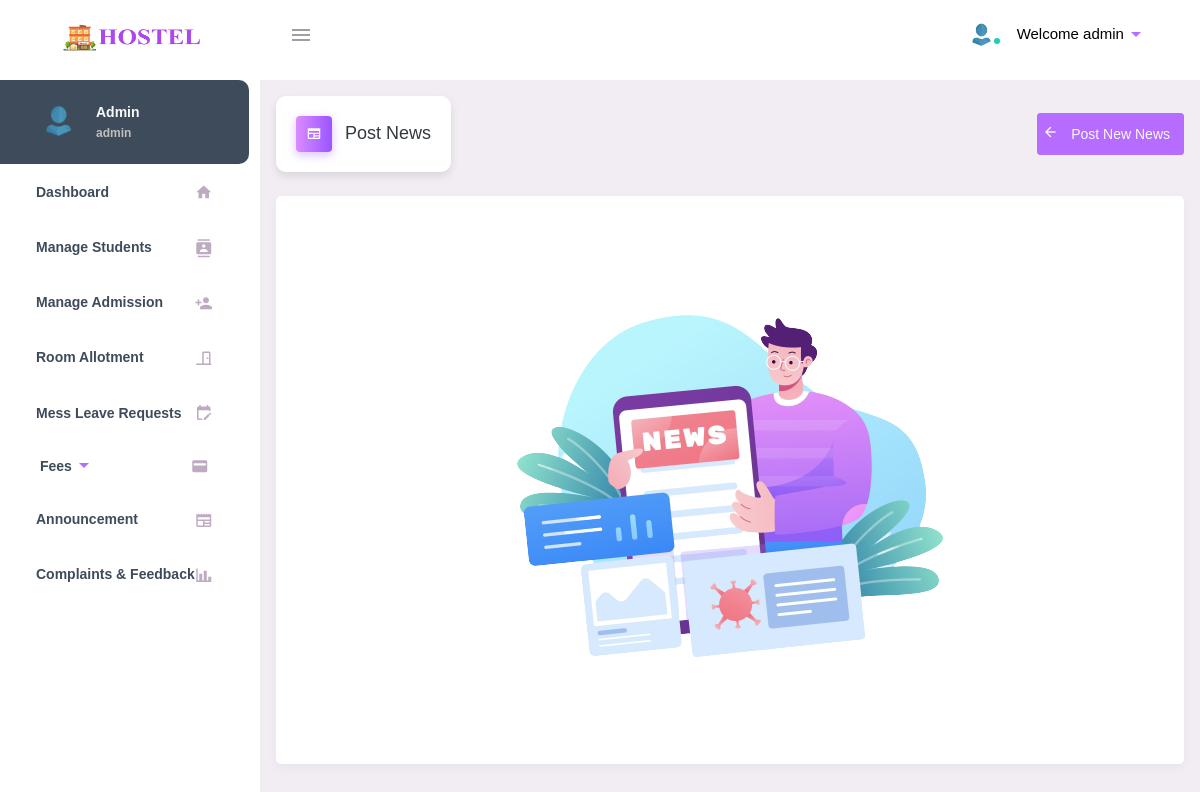
Before: /admin/news_displayed.php (signed in) with the older database file.
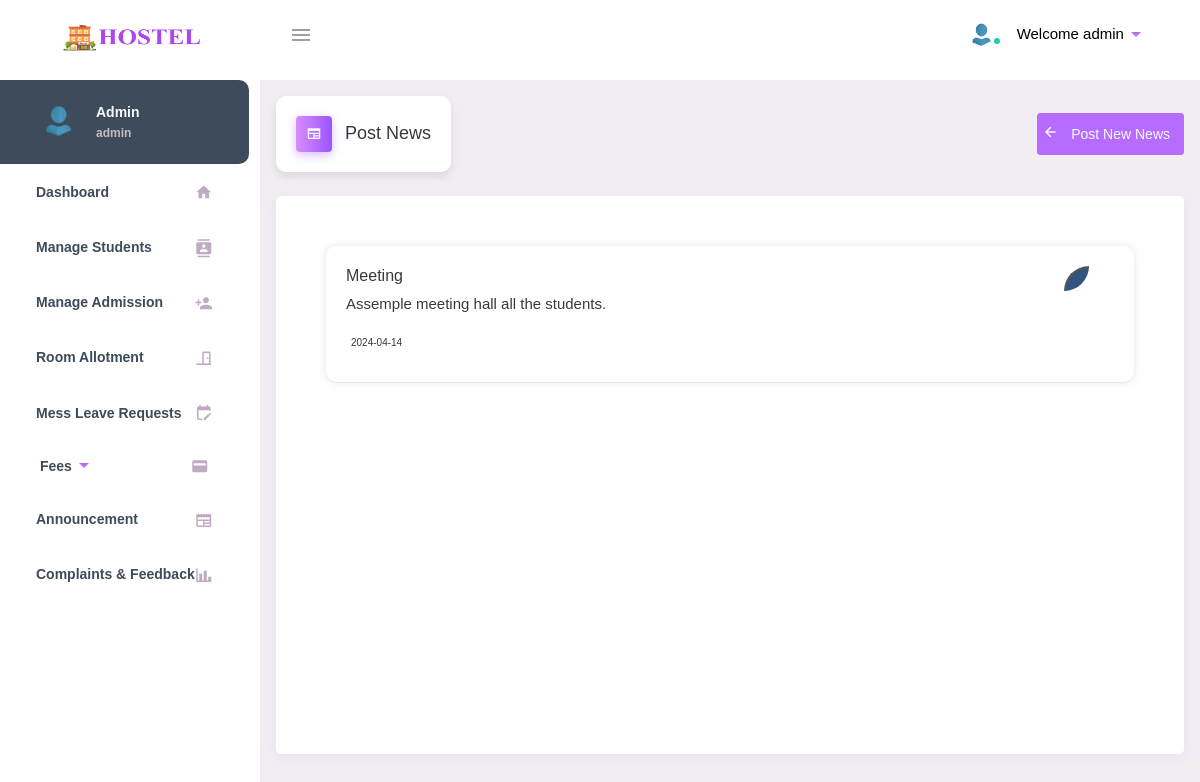
After: the same page with the newer database file.
### tables this page shows
CREATE TABLE `news` (
  `id` int(11) NOT NULL,
  `news_id` varchar(255) NOT NULL,
  `title` varchar(255) NOT NULL,
  `content` text NOT NULL,
  `date_published` date NOT NULL
);

### admin/news_displayed.php (the view, shortened to what this page needs)
<?php
include("../dbconnect.php");
$query = "SELECT * FROM news ORDER BY date_published DESC";
$result = mysqli_query($connect, $query);
?>
<!DOCTYPE html>
<html lang="en">
<head>
    <link rel="stylesheet" href="./include/materialdesignicons.min.css">
    <link rel="stylesheet" href="./include/vendor.bundle.base.css">
    <link rel="stylesheet" href="https://cdn.jsdelivr.net/npm/@mdi/font/css/materialdesignicons.min.css">
    <link rel="stylesheet" href="../dist/css/style.min.css">
    <link rel="stylesheet" href="./include/style.css">
    <link rel="stylesheet" href="./include/news.css">
    <link rel="stylesheet" href="./include/exstyle.css">
</head>
<body class="">
    <div class="container-scroller">
        <?php include 'navbar.php' ?>
        <div class="container-fluid page-body-wrapper pt-0 proBanner-padding-top">
            <?php include 'sidebar.php' ?>
            <div class="main-panel">
                <div class="content-wrapper p-3">
                    <div class="page-header">
                        <h3 class="page-title"style="font-family: 'Montserrat Alternates', sans-serif;
">
                            <span class="page-title-icon bg-gradient-primary text-white mr-2">
                                <i class="mdi mdi-newspaper menu-icon"></i>
                            </span> Post News
                        </h3>
                        <a href="./news_post.php" class="btn btn--radius-2 btn--blue btn-primary p-1 float-right"><i class="mdi mdi-arrow-left menu-icon"></i>
                            <button class="btn text-light m-2 p-0" type="submit" value="Preview">Post New News</button>
                        </a>
                    </div>
                    <div class="card d-flex justify-content-center align-items-center">
                        <div class="card-body col-12">
                            <div class="col p-0">
                                <section class="cont">
                                    <?php
                                    if (mysqli_num_rows($result) > 0) {
                                        while ($row = mysqli_fetch_assoc($result)) {
                                            $title = $row['title'];
                                            $content = $row['content'];
                                            $date_published = $row['date_published'];
                                            echo "<div class='news-item'>";
                                            echo "<h3 class='news-title'>$title</h3>";
                                            echo "<p class='news-cont'>$content</p>";
                                            echo "<h6 class='news-date'>$date_published</h6>";
                                            echo "<form method='post' action='news_displayed.php' class='del_btn'>";
                                            echo "<button type='submit' class='del' name='delete_news'><i class='fas fa-trash'></i></button>";
                                            echo "</form>";
                                            echo "</div>";
                                        }
                                    } else {
                                        echo "<div class='no-news'><img src='./include/no_news.png' alt='No news available'></div>";
                                    }
                                    ?>
                                </section>
                            </div>
                        </div>
                    </div>
                </div>
            </div>
        </div>
    </div>
</body>
</html>

Changed rows visible on the page:
added news: title "Meeting", content "Assemple meeting hall all the students.", date_published "2024-04-14"
